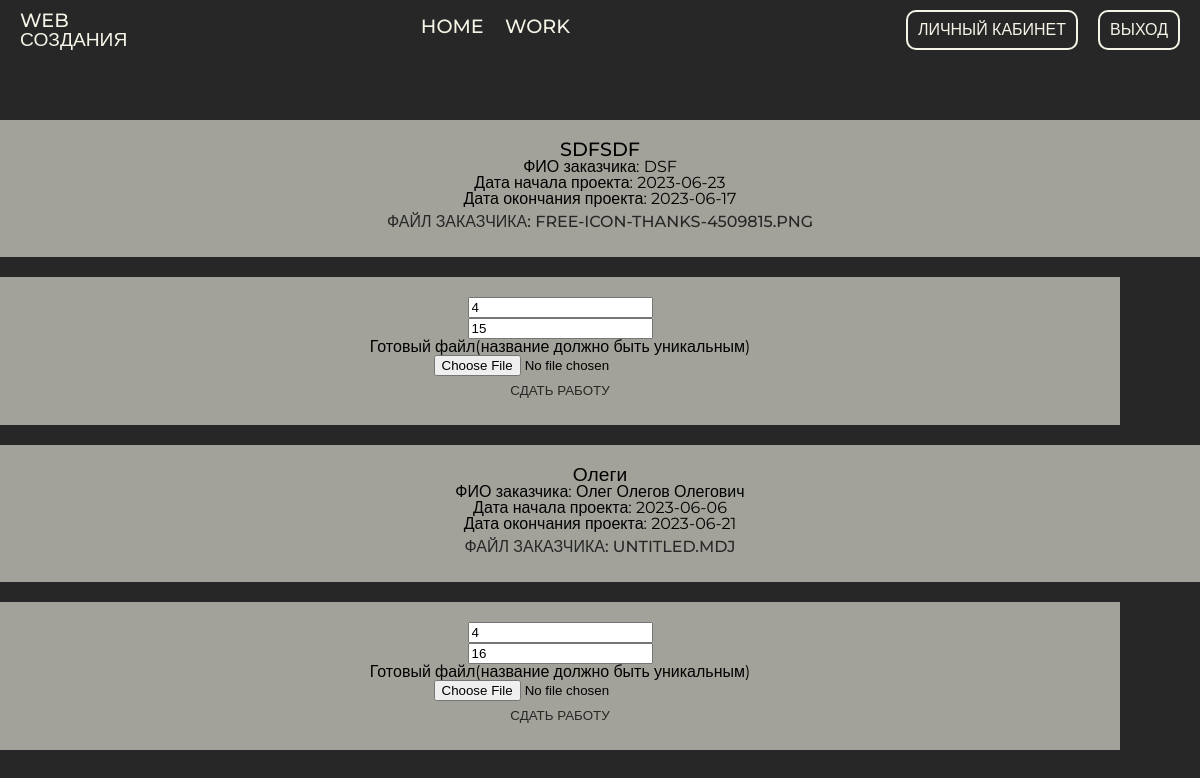
Page /work.php (signed in) on the committed database.
### tables this page shows
CREATE TABLE `order_user` (
  `id_or_use` int(5) NOT NULL,
  `id_order` int(5) NOT NULL,
  `id_user` int(5) NOT NULL,
  `status_order_empl` int(5) NOT NULL
);

CREATE TABLE `orders` (
  `id_orders` int(5) NOT NULL,
  `name_client` varchar(100) NOT NULL,
  `name_company` varchar(100) NOT NULL,
  `file_client` varchar(100) NOT NULL,
  `comment` varchar(500) NOT NULL,
  `date` date NOT NULL,
  `date_create` date NOT NULL,
  `id_status_order` int(5) NOT NULL
);

### work.php (the view, shortened to what this page needs)
<?php
    include('header.php');
    include('connect.php');
    $id_user = $_SESSION['user_id'];
    $sql_work = "SELECT * FROM `order_user` INNER JOIN orders, users, job_title_bd WHERE order_user.id_order = orders.id_orders AND order_user.id_user = users.id_user AND users.jobe_title = job_title_bd.id_job AND users.id_user = $id_user";
    $res_work = mysqli_query($con, $sql_work);
?>
<div class="main_bl">
    <div class="container">
        <div class="main_content">
            <?php
                if($_SESSION) {
                    while($work = mysqli_fetch_array($res_work)) {
                        ?>
                        <div class="card-text">
                          <h5 class="card-title"><?=$work['name_company'];?></h5>
                          <p class="card-p">ФИО заказчика: <?=$work['name_client'];?></p>
                          <p class="card-p">Дата начала проекта: <?=$work['date_create'];?></p>
                          <p class="card-p">Дата окончания проекта: <?=$work['date'];?></p>
                          <a href="/files/<?=$work['file_client'];?>" class="card-p btn-dark" target="_blank">Файл заказчика: <?=$work['file_client'];?></a>
                        </div>
                        <?php
                            if($work['status_order_empl'] == 2) {
                                ?>
                                <form class="card-text" action="workDB.php" method="post">
                                    <input type="text" value="<?=$id_user?>" name="id_user" id="id_user">
                                    <input type="text" value="<?=$work['id_orders'];?>" name="id_order" id="id_order">
                                    <input type="submit" class="btn-dark" value="Начать работу">
                                </form>
                                <?php
                            } else if($work['status_order_empl'] == 3) {
                                ?>
                                <form class="card-text" action="work_doneDB.php" method="POST" enctype="multipart/form-data">
                                    <input type="text" value="<?=$id_user?>" name="id_user" id="id_user">
                                    <input type="text" value="<?=$work['id_orders'];?>" name="id_order" id="id_order">
                                    <label for="file_done">Готовый файл(название должно быть уникальным)</label>
                                    <input type="file" name="file_done" id="file_done" required>
                                    <input type="submit" class="btn-dark" value="Сдать работу">
                                </form>
                                <?php
                            } else if($work['status_order_empl'] == 4) {
                                echo "<h2>Проект выполнен</h2>";
                            } else if($work['status_order_empl'] == 5) {
                                echo "<h2>Проект отменен</h2>";
                            }
                        ?>
                        <?php
                    }
                } else {
                    echo "<h1>Войдите или регистрируйтесь.</h1>";
                }
            ?>
        </div>
    </div>
</div>

### style.css (style rules this page uses)
html, body, div, span, applet, object, iframe, h1, h2, h3, h4, h5, h6, p, blockquote, pre, a, abbr, acronym, address, big, cite, code, del, dfn, em, img, ins, kbd, q, s, samp, small, strike, strong, sub, sup, tt, var, b, u, i, center, dl, dt, dd, ol, ul, li, fieldset, form, label, legend, table, caption, tbody, tfoot, thead, tr, th, td, article, aside, canvas, details, embed, figure, figcaption, footer, header, hgroup, menu, nav, output, ruby, section, summary, time, mark, audio, video { margin: 0; padding: 0; border: 0; font-size: 100%; font: inherit; vertical-align: baseline; }
html { height: 100%; }
body { line-height: 1; font-family: "Montserrat", sans-serif; background: #272727; }
.container { max-width: 1280px; margin: 0 auto; }
.btn-dark { background: none; color: #272727; cursor: pointer; text-decoration: none; text-transform: uppercase; font-weight: 500; display: inline-block; -webkit-transition: all 0.2s ease-in-out; transition: all 0.2s ease-in-out; border: 2px solid transparent; padding: 5px; border-radius: 10px; }
.main_bl { margin-top: 60px; margin-bottom: 60px; }
.main_content { display: flex; justify-content: center; flex-direction: column; gap: 20px; position: relative; }
.card-text { display: flex; flex-direction: column; align-items: center; padding: 20px; background: #f6f4e69a; transition: all .3s ease-in-out; }
.card-title { font-size: 1.2em; font-weight: 500; }
form { width: 90%; }

### rows in the picture
order_user: id_order.name_company "SDFSDF", id_order.name_client "DSF", id_order.date_create "2023-06-23", id_order.date "2023-06-17", id_order.file_client "FREE-ICON-THANKS-4509815.PNG", id_order "15"
order_user: id_order.name_company "Олеги", id_order.name_client "Олег Олегов Олегович", id_order.date_create "2023-06-06", id_order.date "2023-06-21", id_order.file_client "UNTITLED.MDJ", id_order "16"
